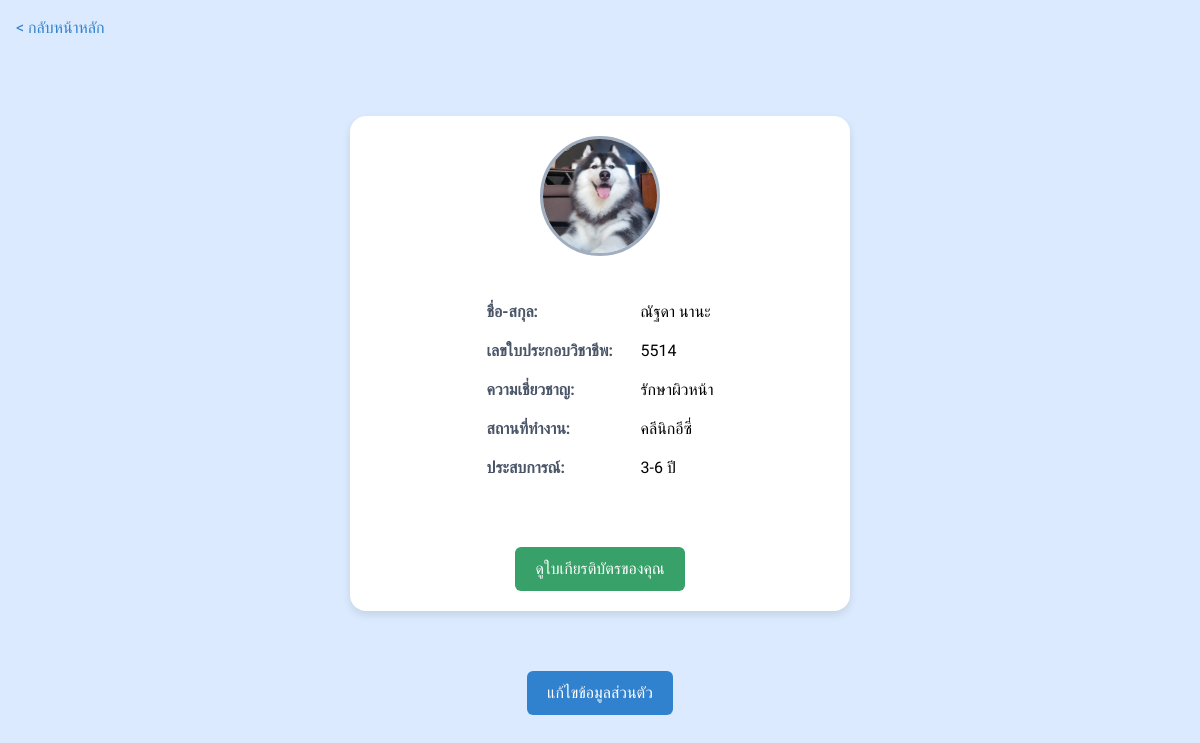
The page /expert_profile/ (signed in) on the database as committed earlier.
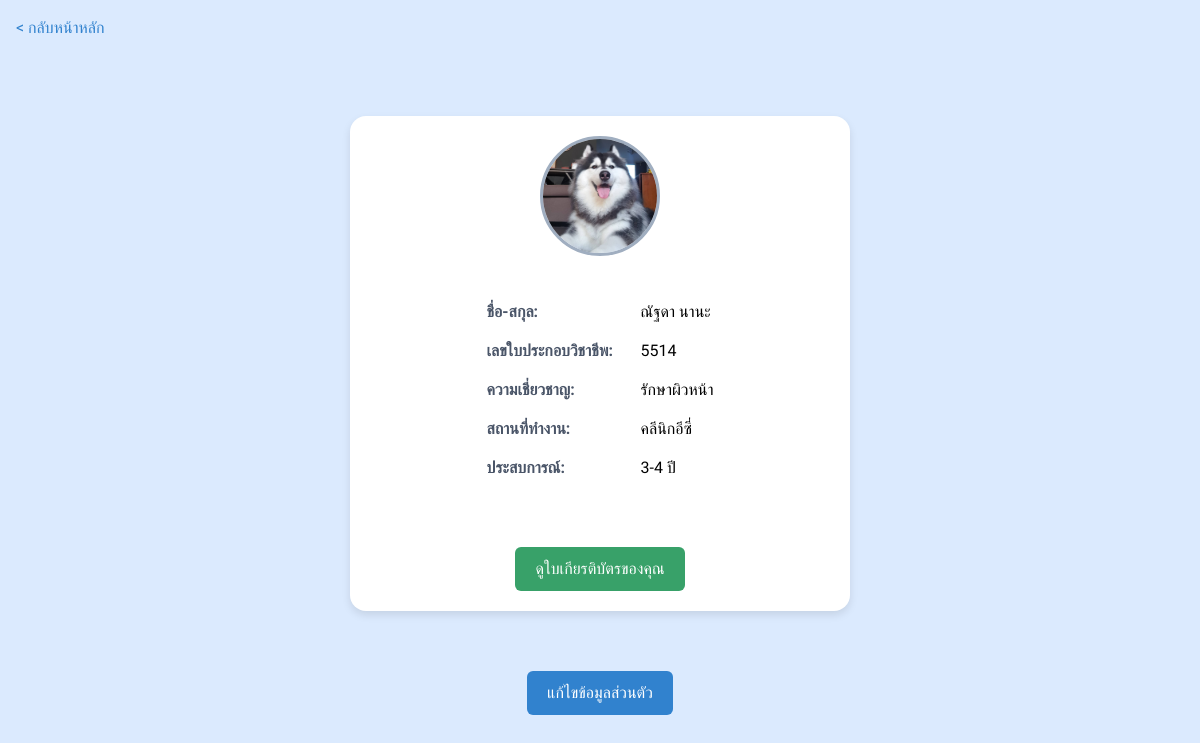
The same page on the database as committed later.
### accounts/models.py (models this page shows, shortened)
class Expert(models.Model):
    user = models.OneToOneField(User, on_delete=models.CASCADE, related_name='expert_profile', null=True)
    full_name = models.CharField(max_length=100, verbose_name="ชื่อ-สกุล")
    license_number = models.CharField(max_length=20, unique=True, verbose_name="เลขใบประกอบวิชาชีพ")
    expertise = models.CharField(max_length=100, verbose_name="ความเชี่ยวชาญ")
    workplace = models.CharField(max_length=100, verbose_name="สถานที่ทำงาน")
    experience = models.TextField(verbose_name="ประสบการณ์การทำงาน")
    profile_image = models.ImageField(upload_to="experts/profile_images", null=True, blank=True, verbose_name="รูปโปรไฟล์")
    is_verified = models.BooleanField(default=False, verbose_name="ยืนยันแล้ว")

### accounts/views.py (the view)
# urls.py: path('expert_profile/', views.expert_profile, name='expert_profile'),
@login_required
def expert_profile(request):
    expert = get_object_or_404(Expert, user=request.user)  # ดึงข้อมูลผู้เชี่ยวชาญที่เกี่ยวข้องกับผู้ใช้
    return render(request, 'expert_profile.html', {'expert_profile': expert})  # เปลี่ยนชื่อเป็น expert_profile

### templates/expert_profile.html (shortened to what this page needs)
{% load static %}
<!DOCTYPE html>
<html lang="th">
<head>
    <script src="https://cdn.tailwindcss.com"></script>
</head>
<body class="bg-blue-100">
    <div class="p-4">
        <a href="{% url 'user_home' %}" class="back-button">&lt; กลับหน้าหลัก</a>
    </div>
    <div class="profile-container">
        <div class="flex flex-col items-center">
            <div class="profile-picture relative">
                {% if expert_profile.profile_image %}
                    <img src="{{ expert_profile.profile_image.url }}" alt="Profile Picture">
                {% else %}
                    <img src="{% static 'images/user-icon.png' %}" alt="Default Profile Picture">
                {% endif %}
            </div>
            <div class="user-info mt-6">
                <div>
                    <label>ชื่อ-สกุล:</label>
                    <span>{{ expert_profile.full_name|default:"-" }}</span>
                </div>
                <div>
                    <label>เลขใบประกอบวิชาชีพ:</label>
                    <span>{{ expert_profile.license_number|default:"-" }}</span>
                </div>
                <div>
                    <label>ความเชี่ยวชาญ:</label>
                    <span>{{ expert_profile.expertise|default:"-" }}</span>
                </div>
                <div>
                    <label>สถานที่ทำงาน:</label>
                    <span>{{ expert_profile.workplace|default:"-" }}</span>
                </div>
                <div>
                    <label>ประสบการณ์:</label>
                    <span>{{ expert_profile.experience|default:"-" }}</span>
                </div>
            </div>
        </div>
        <div class="flex justify-center mt-8">
            <a href="{% url 'generate_certificate' expert_profile.id %}" class="certificate-button">
                ดูใบเกียรติบัตรของคุณ
            </a>
        </div>
    </div>
    <div class="text-center mt-4">
        <a href="{% url 'edit_expert_profile' %}" class="edit-button">แก้ไขข้อมูลส่วนตัว</a>
    </div>
</body>
</html>

Rows that differ between the two databases and show on the page:
changed Expert "ณัฐดา นานะ": experience "3-6 ปี" → "3-4 ปี"
